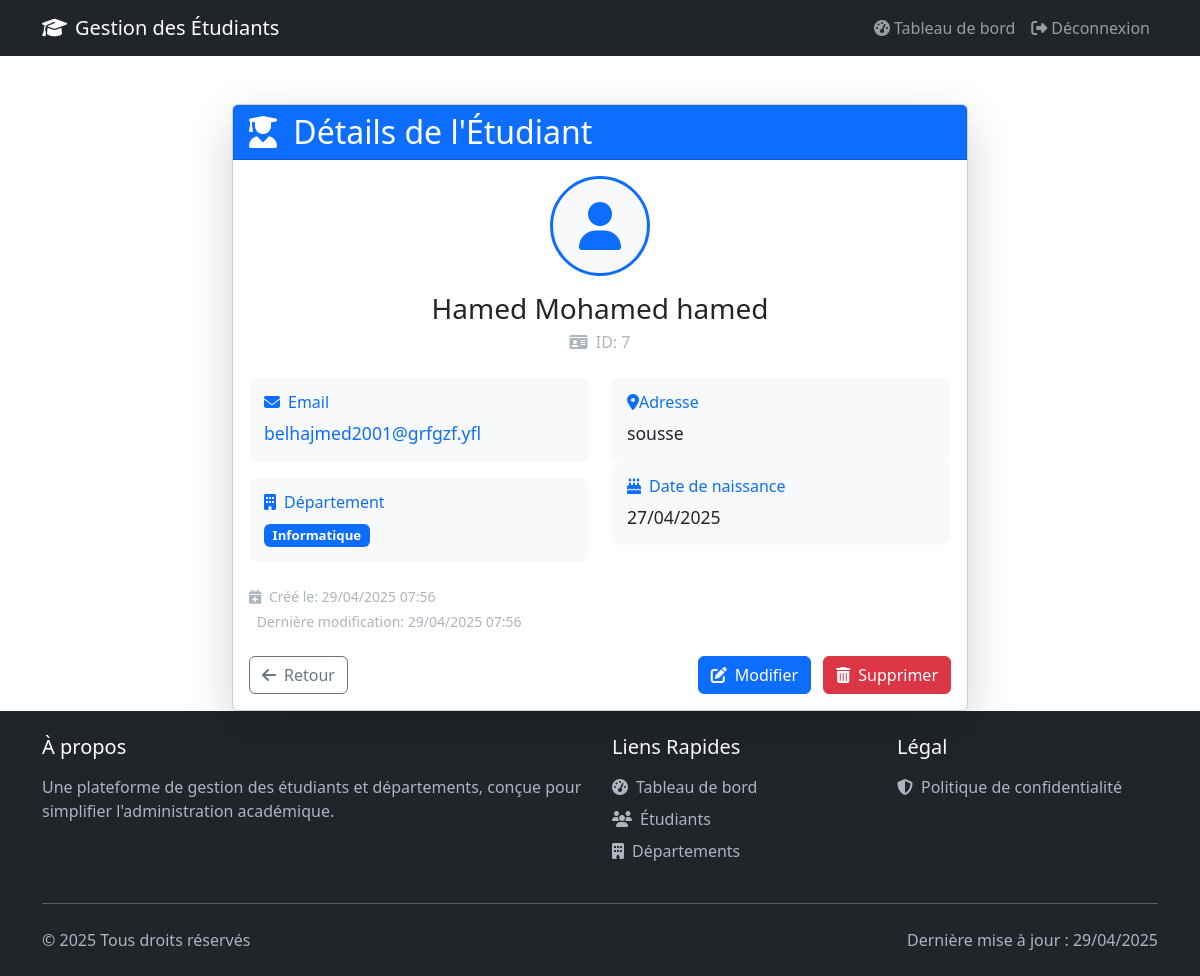
The page /etudiant/7/ (signed in) on the database its author committed.
### webapp/models.py (models this page shows, shortened)
class Etudiant(models.Model):
    nom_etudiant = models.CharField(
        max_length=250,
        verbose_name=_("Nom"),
        help_text=_("Entrez le nom de l'étudiant"),
        validators=[MinLengthValidator(2)]
    )
    prenom_etudiant = models.CharField(
        max_length=250,
        verbose_name=_("Prénom"),
        help_text=_("Entrez le prénom de l'étudiant"),
        validators=[MinLengthValidator(2)]
    )
    date_naissance = models.DateField(
        verbose_name=_("Date de naissance"),
        help_text=_("Sélectionnez la date de naissance")
    )
    email = models.EmailField(
        unique=True,
        verbose_name=_("Email"),
        help_text=_("Entrez l'adresse email de l'étudiant"),
        validators=[EmailValidator()]
    )
    departement = models.ForeignKey(
        Departement,
        on_delete=models.SET_NULL,
        null=True,
        blank=True,
        verbose_name=_("Département"),
        help_text=_("Sélectionnez le département de l'étudiant")
    )
    adresse = models.CharField(
        max_length=500,
        blank=True,
        null=True,
        verbose_name=_("Adresse"),
        help_text=_("Entrez l'adresse complète de l'étudiant")
    )
    created_at = models.DateTimeField(
        auto_now_add=True,
        verbose_name=_("Date de création")
    )
    updated_at = models.DateTimeField(
        auto_now=True,
        verbose_name=_("Date de mise à jour")
    )
    class Meta:
        verbose_name = _("Étudiant")
        verbose_name_plural = _("Étudiants")
        ordering = ['-created_at']
        indexes = [
            models.Index(fields=['nom_etudiant', 'prenom_etudiant']),
            models.Index(fields=['email']),
        ]

class Departement(models.Model):
    nom_departement = models.CharField(
        max_length=250,
        verbose_name=_("Nom du département"),
        help_text=_("Entrez le nom du département"),
        validators=[MinLengthValidator(2)]
    )
    description = models.TextField(
        blank=True,
        null=True,
        verbose_name=_("Description"),
        help_text=_("Description détaillée du département")
    )
    class Meta:
        verbose_name = _("Département")
        verbose_name_plural = _("Départements")
        ordering = ['nom_departement']

### webapp/views.py (the view)
# urls.py: path('etudiant/<int:etudiant_id>/', views.view_etudiant, name='view_etudiant'),
@login_required(login_url='login')
def view_etudiant(request, etudiant_id):
    try:
        etudiant = get_object_or_404(Etudiant, id=etudiant_id)
        context = {'etudiant': etudiant}
        return render(request, 'web/view_etudiant.html', context)
    except Exception as e:
        logger.error(f"Erreur lors de l'affichage de l'étudiant {etudiant_id} : {str(e)}")
        messages.error(request, _('Une erreur est survenue lors du chargement des détails de l\'étudiant.'))
        return redirect('dashboard')

### templates/web/view_etudiant.html (shortened to what this page needs)
{% extends 'base.html' %}
{% block content %}
<div class="container mt-5">
    <div class="row justify-content-center">
        <div class="col-md-8">
            <div class="card shadow-lg">
                <div class="card-header bg-primary text-white">
                    <h2 class="card-title mb-0">
                        <i class="fas fa-user-graduate me-2"></i>
                        Détails de l'Étudiant
                    </h2>
                </div>
                <div class="card-body">
                    <div class="text-center mb-4">
                        <div class="avatar-circle mb-3">
                            <i class="fas fa-user fa-3x text-primary"></i>
                        </div>
                        <h3 class="mb-1">{{ etudiant.nom_etudiant|capfirst }} {{ etudiant.prenom_etudiant|capfirst }}</h3>
                        <p class="text-muted">
                            <i class="fas fa-id-card me-1"></i> ID: {{ etudiant.id }}
                        </p>
                    </div>
                    <div class="row">
                        <div class="col-md-6">
                            <div class="info-card mb-3">
                                <h5 class="info-title">
                                    <i class="fas fa-envelope me-2"></i>Email
                                </h5>
                                <p class="info-content">
                                    <a href="mailto:{{ etudiant.email }}" class="text-decoration-none">
                                        {{ etudiant.email }}
                                    </a>
                                </p>
                            </div>
                            <div class="info-card ">
                                <h5 class="info-title">
                                    <i class="fas fa-building me-2"></i>Département
                                </h5>
                                <p class="info-content">
                                    <span class="badge bg-primary">
                                        {{ etudiant.departement.nom_departement }}
                                    </span>
                                </p>
                            </div>
                        </div>
                        <div class="col-md-6">
                            <div class="info-card ">
                                <h5 class="info-title">
                                    <i class="fas fa-map-marker-alt "></i>Adresse
                                </h5>
                                <p class="info-content">{{ etudiant.adresse }}</p>
                            </div>
                            <div class="info-card mb-3">
                                <h5 class="info-title">
                                    <i class="fas fa-birthday-cake me-2"></i>Date de naissance
                                </h5>
                                <p class="info-content">{{ etudiant.date_naissance|date:"d/m/Y" }}</p>
                            </div>
                        </div>
                    </div>
                    <div class="text-muted small mt-4">
                        <p class="mb-1">
                            <i class="fas fa-calendar-plus me-1"></i>
                            Créé le: {{ etudiant.created_at|date:"d/m/Y H:i" }}
                        </p>
                        {% if etudiant.updated_at %}
                        <p class="mb-0">
                            Dernière modification: {{ etudiant.updated_at|date:"d/m/Y H:i" }}
                        </p>
                        {% endif %}
                    </div>
                    <div class="d-flex justify-content-between mt-4">
                        <a href="{% url 'dashboard' %}" class="btn btn-outline-secondary">
                            <i class="fas fa-arrow-left me-2"></i>Retour
                        </a>
                        <div>
                            <a href="{% url 'update_etudiant' etudiant.id %}" class="btn btn-primary me-2">
                                <i class="fas fa-edit me-2"></i>Modifier
                            </a>
                            <a href="{% url 'delete_etudiant' etudiant.id %}"
                               onclick="return confirm('Êtes-vous sûr de vouloir supprimer cet étudiant ?')"
                               class="btn btn-danger">
                                <i class="fas fa-trash-alt me-2"></i>Supprimer
                            </a>
                        </div>
                    </div>
                </div>
            </div>
        </div>
    </div>
</div>
{% endblock %}

### templates/web/view_etudiant.html (style rules this page uses)
.avatar-circle { width: 100px; height: 100px; background-color: #f8f9fa; border-radius: 50%; display: flex; align-items: center; justify-content: center; margin: 0 auto; border: 3px solid #0d6efd; }
.info-card { background-color: #f8f9fa; padding: 15px; border-radius: 8px; }
.info-title { color: #0d6efd; font-size: 1rem; margin-bottom: 0.5rem; }
.info-content { margin-bottom: 0; font-size: 1.1rem; }

### templates/parts/footer.html (style rules this page uses)
.text-muted { color: #adb5bd !important; }

### rows shown on the page
Etudiant: nom_etudiant "Hamed", prenom_etudiant "Mohamed hamed", id "7", email "belhajmed2001@grfgzf.yfl", departement.nom_departement "Informatique", adresse "sousse", date_naissance "27/04/2025", created_at "29/04/2025 07:56", updated_at "29/04/2025 07:56"
